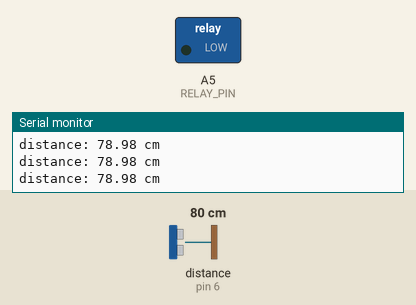
This sketch was run on a simulated Arduino Uno, built with avr-gcc and run on an emulated ATmega328P. On the bench: switched loads named in the sketch (green lamp = pin HIGH), the last lines printed to the serial monitor. Wiring (inferred from the names in the program): ultrasonic range finder: trigger pin 7; echo pin 6. The inputs (shaded band) are chosen by the test bench; at power-on: distance to the obstacle (sensor on pin 6) 80 cm. The echo pulse lasts 58.3 µs per cm; pins used as bus, display or sensor lines are not drawn.

Above: at 1.3 s.
1.4 s: distance to the obstacle (sensor on pin 6) set to 56 cm
2.9 s: distance to the obstacle (sensor on pin 6) set to 45 cm
At 4.2 s:
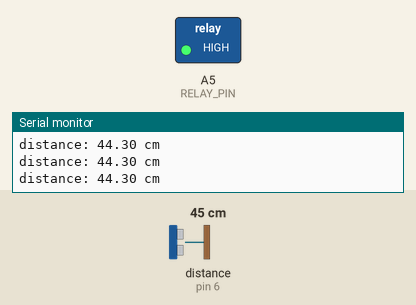
4.5 s: distance to the obstacle (sensor on pin 6) set to 120 cm
At 5.0 s:
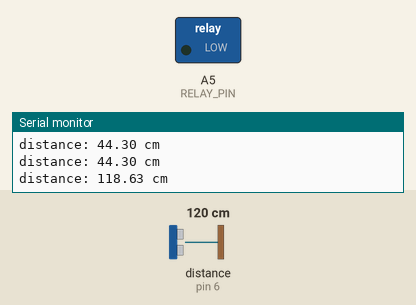
6.0 s: distance to the obstacle (sensor on pin 6) set to 47 cm
At 6.8 s:
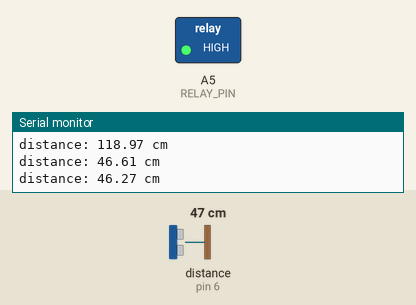
Timing chart, 0 to 8.5 s (numbered marks = the images above; inputs shaded):
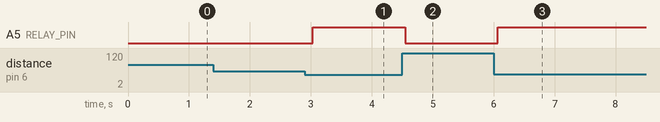

Measured:
- the behaviour switches between 51 and 50 cm on distance to the obstacle (sensor on pin 6) (found by bisection; images 0 and 1)
- after the input at 2.9 s, A5 (RELAY_PIN): LOW → HIGH after 0.13 s
- after the input at 4.5 s, A5 (RELAY_PIN): HIGH → LOW after 0.05 s
- after the input at 6.0 s, A5 (RELAY_PIN): LOW → HIGH after 0.07 s

The sketch:

Ultrasonic-Relay.ino
```cpp
const int TRIG_PIN  = 7;
const int ECHO_PIN  = 6;
const int RELAY_PIN = A5;
const int DISTANCE_THRESHOLD = 50;

float duration_us, distance_cm;

void setup() {
  Serial.begin (9600);
  pinMode(TRIG_PIN, OUTPUT);
  pinMode(ECHO_PIN, INPUT);
  pinMode(RELAY_PIN, OUTPUT);
}

void loop() {

  digitalWrite(TRIG_PIN, HIGH);
  delayMicroseconds(10);
  digitalWrite(TRIG_PIN, LOW);


  duration_us = pulseIn(ECHO_PIN, HIGH);

  distance_cm = 0.017 * duration_us;

  if(distance_cm < DISTANCE_THRESHOLD)
    digitalWrite(RELAY_PIN, HIGH);
  else
    digitalWrite(RELAY_PIN, LOW);

  Serial.print("distance: ");
  Serial.print(distance_cm);
  Serial.println(" cm");

  delay(500);
}
```
